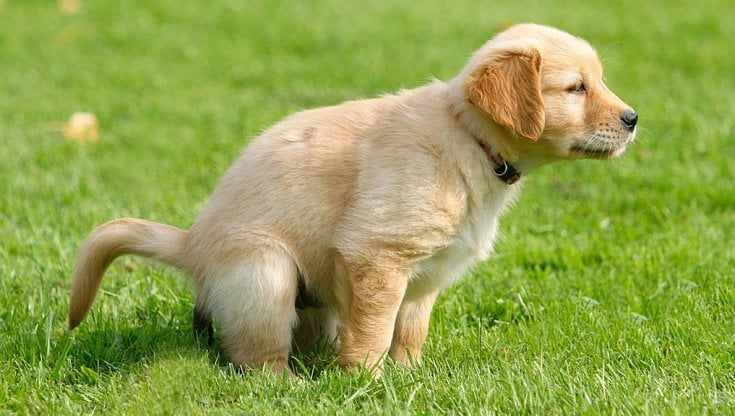
#> input picture data/Cane_test.jpg, 735 x 416 px
$ python Basics.py
#> lines starting #> are read from the running program, lines starting #| are printed output that depends on the picture; after the words box and inside, x2 and y2 are one past the last pixel; in counts of white or black regions, pixels touching at a corner belong together
import cv2 as cv
import numpy as np

img = cv.imread('data/Cane_test.jpg')
#> img is the input picture: shape (416, 735, 3); mean B, G, R 78.2, 162.7, 146.4
cv.imshow('Dog', img)

# Converting to grayscale
gray = cv.cvtColor(img, cv.COLOR_BGR2GRAY)
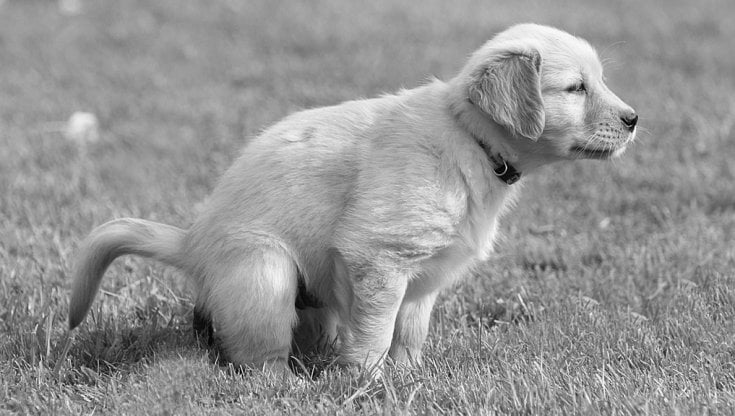
#> gray: shape (416, 735); min 1, max 253, mean 148.2
cv.imshow('Grey', gray)

# Blur image
blur = cv.GaussianBlur(img, (5,5), cv.BORDER_DEFAULT)
cv.imshow('Blur', blur)

# Edge Cascade
canny = cv.Canny(blur, 125, 175) # To reduce the ammount of edges pass the blurred image
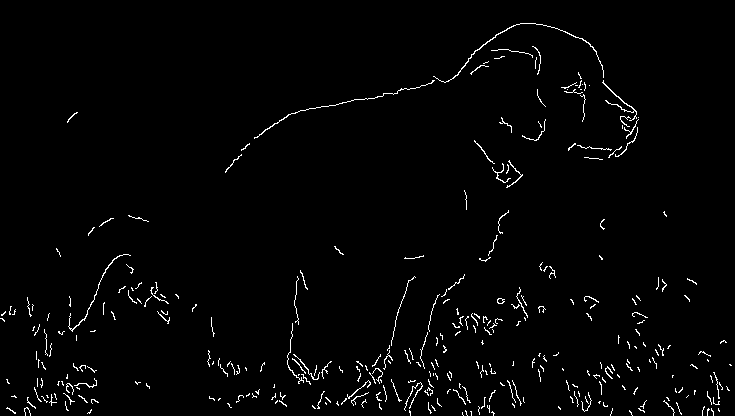
#> canny: shape (416, 735); 1.9% white in thin lines or dots
cv.imshow('Canny', canny)

# Dilating the image: Highlight the edges
dilated = cv.dilate(canny, (7,7), iterations=5)
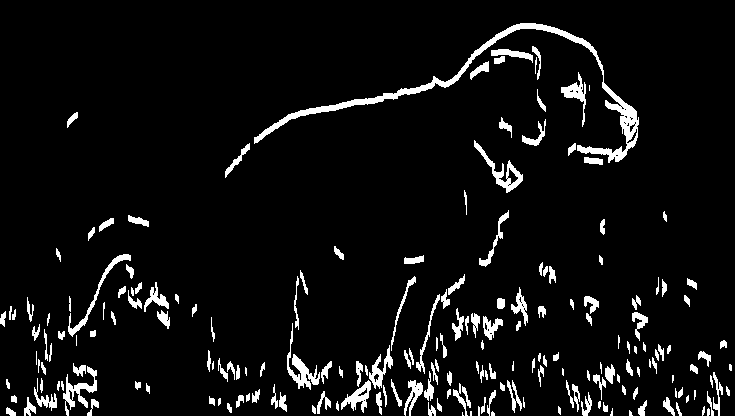
#> dilated: shape (416, 735); 6.2% white; 201 white regions (21 under 20 px), largest, box (x1, y1, x2, y2) and area: (254, 23, 639, 163) 3411, (287, 323, 320, 390) 571, (474, 140, 523, 193) 559
cv.imshow('Dilated', dilated)

# Eroding
eroded = cv.erode(dilated, (3,3), iterations=3)
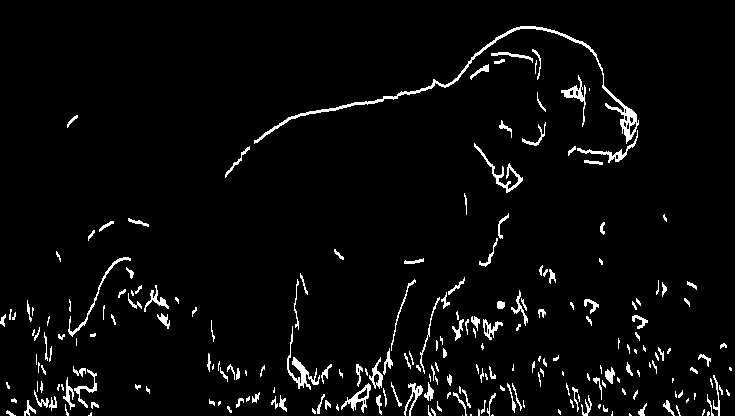
#> eroded: shape (416, 735); 3.8% white in thin lines or dots
cv.imshow('Eroded', eroded)

# Resize
resized = cv.resize(img, (500,500))
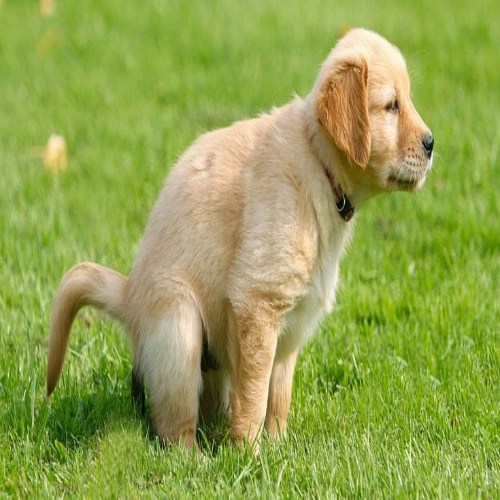
#> resized: shape (500, 500, 3); mean B, G, R 78.1, 162.6, 146.3
'''
These are the 3 most used interpolation values for resizing:
    INTER_AREA: This is the default one, it's usefull if you're shrinking the image
    INTER_LINEAR: Use it when you are enlarging the image, is fast but not the best resolution
    INTER_CUBIC: The slowest one, but the quality of the image will be the best
'''
cv.imshow('Resized', resized)

# Cropping
cropped = img[50:200, 200:400]
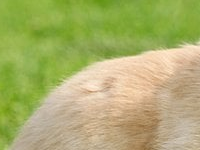
#> cropped: shape (150, 200, 3); mean B, G, R 107.9, 175.1, 170.4
cv.imshow('Cropped', cropped)

cv.waitKey(0)

$ run again, with data/Tigre_test.jpg copied over data/Cane_test.jpg
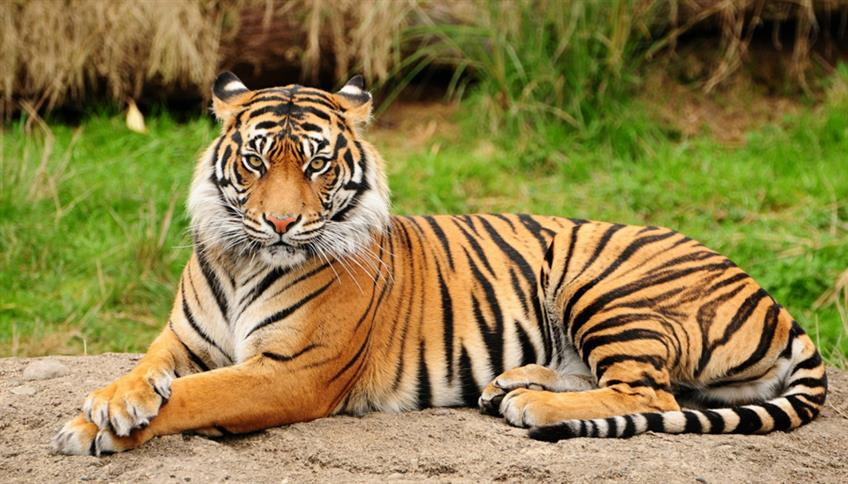
#> input picture data/Tigre_test.jpg, 848 x 484 px
#> img is the input picture: shape (484, 848, 3); mean B, G, R 72, 126.9, 142.3
#> `canny = cv.Canny(blur, 125, 175)`:
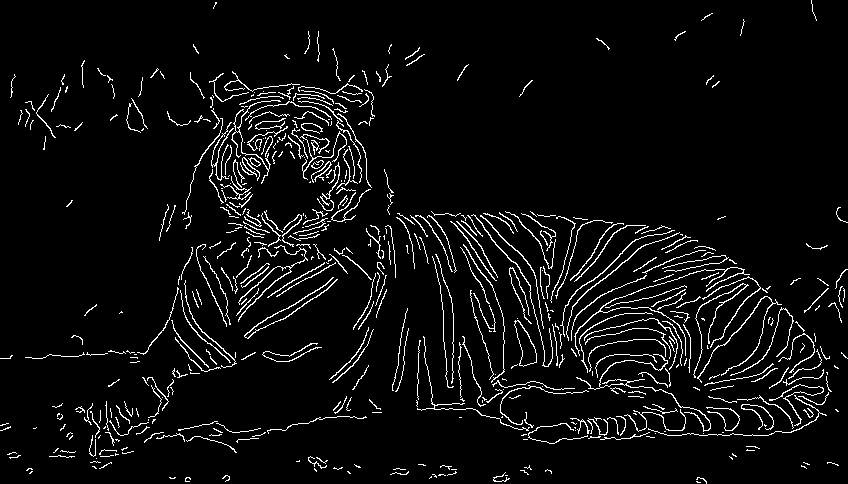
#> canny: shape (484, 848); 5.1% white in thin lines or dots
#> dilated: shape (484, 848); 18.3% white; 140 white regions (4 under 20 px), largest, box (x1, y1, x2, y2) and area: (396, 211, 832, 449) 34985, (182, 70, 375, 327) 16662, (86, 276, 237, 379) 2292
#> eroded: shape (484, 848); 12.4% white; 158 white regions (24 under 20 px), largest, box (x1, y1, x2, y2) and area: (396, 214, 832, 449) 23234, (182, 73, 375, 327) 12556, (75, 371, 176, 474) 1455
#> `cropped = img[50:200, 200:400]`:
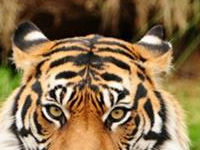
#> cropped: shape (150, 200, 3); mean B, G, R 77.1, 112.3, 138.1

$ run again, with data/billboard.jpg copied over data/Cane_test.jpg
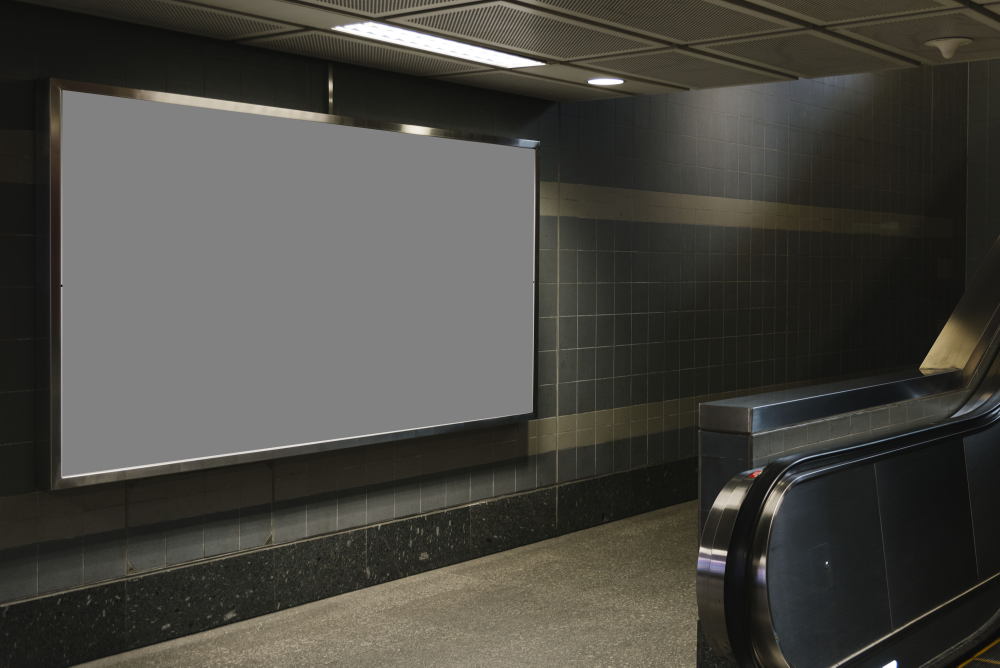
#> input picture data/billboard.jpg, 5000 x 3337 px (shown at 1/5 size)
#> img is the input picture: shape (3337, 5000, 3); mean B, G, R 65.4, 71.1, 72.5
#> `canny = cv.Canny(blur, 125, 175)`:
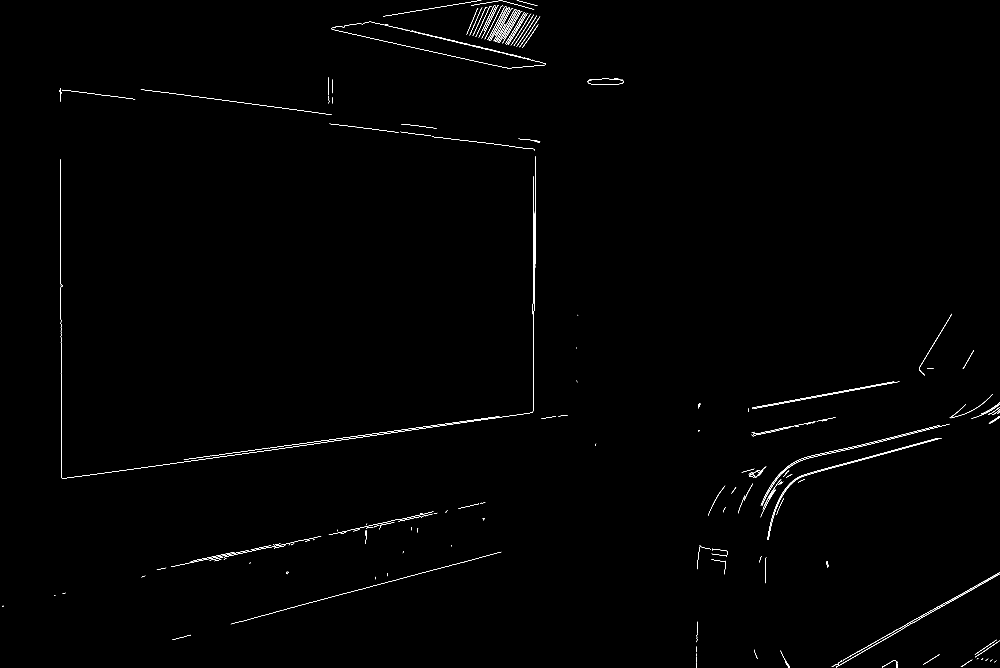
#> canny: shape (3337, 5000) (shown at 1/5 size); 0.25% white in thin lines or dots
#> dilated: shape (3337, 5000); 1.1% white; 157 white regions (7 under 20 px), largest, box (x1, y1, x2, y2) and area: (302, 788, 2676, 2398) 27668, (1656, 108, 2729, 347) 14300, (3804, 2119, 4749, 2534) 11430
#> eroded: shape (3337, 5000); 0.62% white; 167 white regions (14 under 20 px), largest, box (x1, y1, x2, y2) and area: (302, 791, 2676, 2398) 16601, (1656, 111, 2729, 347) 8159, (3837, 2193, 4709, 2705) 7314
#> `cropped = img[50:200, 200:400]`:
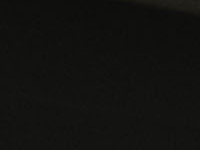
#> cropped: shape (150, 200, 3); mean B, G, R 15.5, 17.6, 17.6

$ run again, with data/butterfly.jpg copied over data/Cane_test.jpg
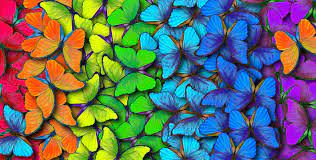
#> input picture data/butterfly.jpg, 316 x 160 px
#> img is the input picture: shape (160, 316, 3); mean B, G, R 102.7, 110.2, 98.2
#> `canny = cv.Canny(blur, 125, 175)`:
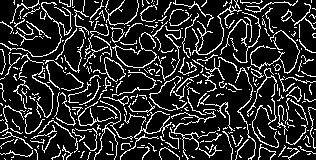
#> canny: shape (160, 316); 17.1% white in thin lines or dots
#> dilated: shape (160, 316); 57.4% white; 307 black regions (171 under 20 px), largest, box (x1, y1, x2, y2) and area: (207, 63, 250, 146) 1175, (22, 64, 52, 133) 795, (23, 14, 60, 56) 709
#> eroded: shape (160, 316); 41.9% white; 17 white regions (8 under 20 px), largest, box (x1, y1, x2, y2) and area: (0, 0, 316, 160) 20858, (62, 148, 73, 160) 71, (106, 144, 114, 160) 46
#> `cropped = img[50:200, 200:400]`:
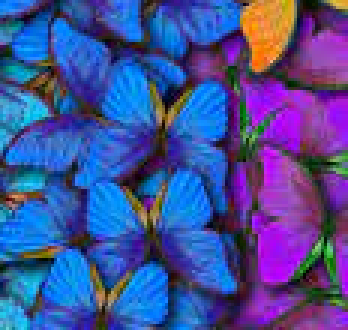
#> cropped: shape (110, 116, 3) (shown 3 times larger); mean B, G, R 151.7, 78.7, 67.8
